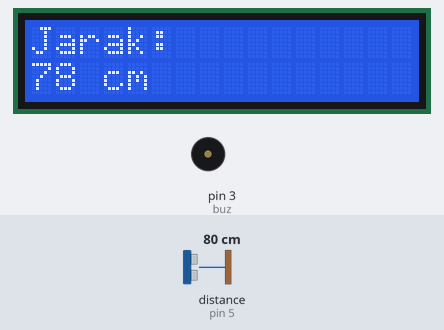
A sketch run on a simulated Arduino Uno, built with avr-gcc and run on an emulated ATmega328P. Shown: 16×2 character LCD, buzzer (waves = sounding, pin HIGH). Wiring (inferred from the names in the program): ultrasonic range finder: trigger pin 6; echo pin 5. The test bench sets the inputs (shaded band); at power-on: distance to the obstacle (sensor on pin 5) 80 cm. The echo pulse lasts 58.3 µs per cm; pins used as bus, display or sensor lines are not drawn.

Above: at 1.2 s.
1.3 s: distance to the obstacle (sensor on pin 5) set to 32 cm
At 1.48 s:
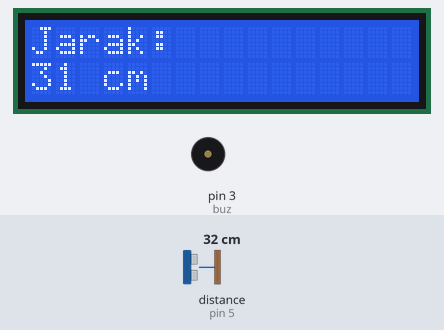
3.6 s: distance to the obstacle (sensor on pin 5) set to 29 cm
At 4.05 s:
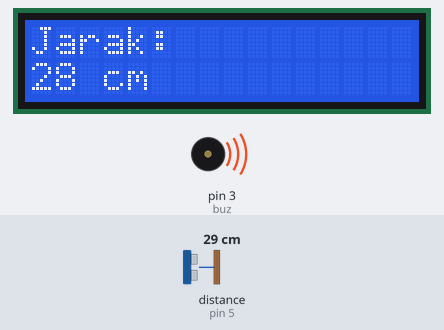
5.6 s: distance to the obstacle (sensor on pin 5) set to 2 cm
At 5.84 s:
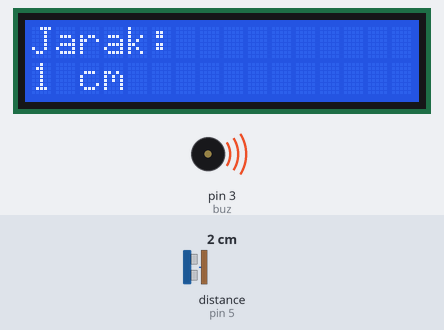
Timing chart, 0 to 8.6 s (numbered marks = the images above; inputs shaded):
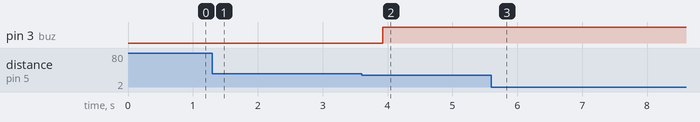

Measured:
- the behaviour switches between 31 and 30 cm on distance to the obstacle (sensor on pin 5) (found by bisection; images 1 and 2)
- after the input at 1.3 s, the display: first differs from a run without the input after 0.06 s (image 1)
- after the input at 3.6 s, pin 3 (buz): LOW → HIGH after 0.32 s; the display: first differs from a run without the input after 0.07 s (image 2)
- after the input at 5.6 s, the display: first differs from a run without the input after 0.12 s (image 3)

The sketch:

Nomor3.ino
```cpp
#include <LiquidCrystal.h>
LiquidCrystal lcd(7,8,9,10,11,12);
const int buz = 3;
const int trigPin = 6;
const int echoPin = 5;
void setup() {
  lcd.begin(16,2);
  pinMode(buz, OUTPUT);
  pinMode(trigPin, OUTPUT);
  pinMode(echoPin, INPUT);
  Serial.begin(9600);
}
void loop() {
  digitalWrite(trigPin, LOW);
  delayMicroseconds(2);
  // Set trigPin HIGH selama 10uS
  digitalWrite(trigPin, HIGH);
  delayMicroseconds(10);
  digitalWrite(trigPin, LOW);
  long duration = pulseIn(echoPin, HIGH);
  int jarak = duration*0.034/2;

  lcd.setCursor(0,0);
  lcd.print("Jarak:");
  lcd.setCursor(0,1);
  lcd.print(jarak);
  lcd.print(" cm");
  delay(250);
  lcd.clear();
  (jarak < 30) ? digitalWrite(buz, HIGH) :
  digitalWrite(buz, LOW);
}
```
